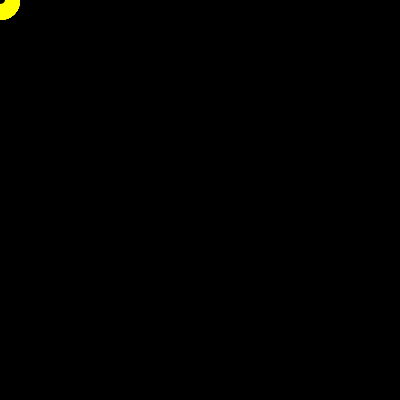
Frame 1 (no input)
Frame 60 (the mouse pressed at the canvas centre just before this capture): identical to frame 1, image omitted
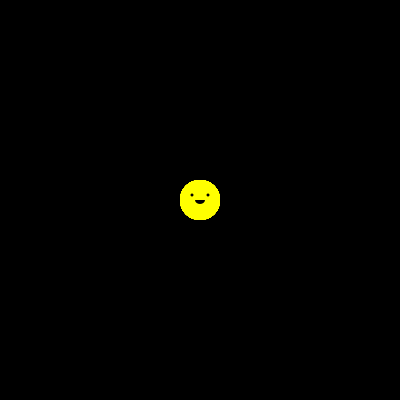
Frame 120 (the mouse held since frame 60 and released just before this capture)

The Processing sketch that drew these frames (run headless with seeded random() and noise(); from frame 60 on, the mouse is pressed at the canvas centre):

// Processing sketch: processing_164318
// ── processing_164318.pde

int num = 60;
int[] x = new int[num];
int[] y = new int[num];
 
void setup() {
  size(400, 400);
  smooth();
  noStroke();
}
 
void draw() {
  background(0);
  for (int i = x.length-1; i > 0; i--) {
    x[i] = x[i-1];
    y[i] = y[i-1];
  }
  x[0] = mouseX;  
  y[0] = mouseY;  
  for (int i = 0; i < x. length; i++) {
    fill(255, 255,0);
    ellipse(x[i], y[i], 40, 40);
    fill(0);
    ellipse(x[i]-8, y[i]-5, 3, 3);// left eye
    ellipse(x[i]+8, y[i]-5, 3, 3);// right eye
    arc(x[i], y[i], 10, 8, 0,PI); // smile
    
  }
}
